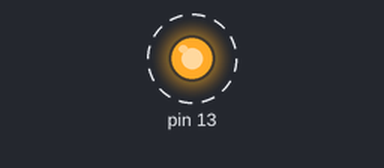
Bench run of a sketch on a simulated Arduino Uno, built with avr-gcc and run on an emulated ATmega328P. Parts: output pins drawn as LEDs (lit = HIGH). Dashed ring = blinking. The modem accepts every AT command (registered, SIM ready, sends succeed) and sends nothing else.

Above: at 3.7 s.
Timing chart, 0 to 7.9 s (numbered marks = the images above):
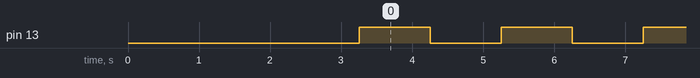

The sketch:

gsm_myserial.ino
```cpp
#include <SoftwareSerial.h>
SoftwareSerial mySerial(0,1);

void setup()
{
  Serial.begin(9600);
  mySerial.begin(9600);
  // initialize the led pin as an output.
  pinMode(13, OUTPUT);
  // start serial port at 9600 bps
  //Serial.begin(9600);
  // wait for a while till the serial port is ready
  delay(100);
  mySerial.println("AT+CMGF=1");    //Sets the GSM Module in Text Mode
  delay(1000);
  mySerial.println("AT+CMGS=\"+917799117795\"\r");
  delay(1000);
  mySerial.print("THIS IS ARDUINO");
  delay(100);
  mySerial.println((char)26);
  delay(1000);
}

void loop()
{
    digitalWrite(13, HIGH);
    delay(1000);
    digitalWrite(13, LOW);
    delay(1000);
}
```

Measured:
- by itself, pin 13: alternates HIGH for 1.0 s and LOW for 1.0 s
